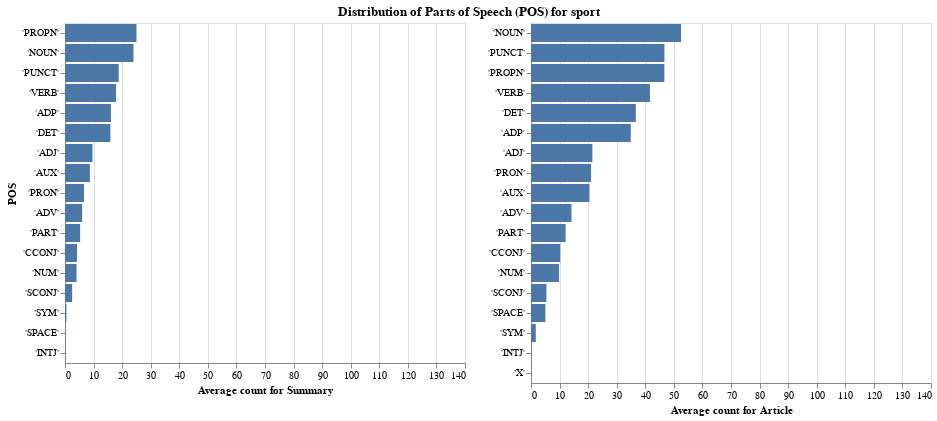

Here is the notebook cell this chart was saved with:
### Code cell
df = pd.DataFrame.from_dict(counts_df['Summaries/-sport-POS averages'][0].items()).rename(columns={0: 'POS', 1: 'avg'})
df_2 = pd.DataFrame.from_dict(counts_df['News Articles/-sport-POS averages'][0].items()).rename(columns={0: 'POS', 1: 'avg'})

create_comparison_viz(df, df_2, 'sport')

### Figure 1 — Vega-Lite specification as saved in the notebook (floating-point values rounded to 4 significant figures)
{"config": {"view": {"continuousWidth": 400, "continuousHeight": 300}, "title": {"anchor": "middle"}}, "hconcat": [{"hconcat": [{"data": {"name": "data-2d566ba477fa9a08d7e1b8b12bfe82e6"}, "mark": "bar", "encoding": {"x": {"field": "avg", "scale": {"domain": [0, 140]}, "title": "Average count for Summary", "type": "quantitative"}, "y": {"field": "POS", "sort": "-x", "title": "POS", "type": "ordinal"}}}, {"data": {"name": "data-0af008e087002ab67e0ad684e93f0914"}, "mark": "bar", "encoding": {"x": {"field": "avg", "scale": {"domain": [0, 140]}, "title": "Average count for Article", "type": "quantitative"}, "y": {"field": "POS", "sort": "-x", "title": "", "type": "ordinal"}}}]}], "title": "Distribution of Parts of Speech (POS) for sport", "$schema": "https://vega.github.io/schema/vega-lite/v4.17.0.json", "datasets": {"data-2d566ba477fa9a08d7e1b8b12bfe82e6": [{"POS": " 'PUNCT'", "avg": 18.8}, {"POS": " 'DET'", "avg": 15.89}, {"POS": " 'NOUN'", "avg": 23.96}, {"POS": " 'VERB'", "avg": 17.85}, {"POS": " 'ADV'", "avg": 5.99}, {"POS": " 'ADP'", "avg": 16.09}, {"POS": " 'PROPN'", "avg": 25.02}, {"POS": " 'CCONJ'", "avg": 4.22}, {"POS": " 'PRON'", "avg": 6.66}, {"POS": " 'ADJ'", "avg": 9.62}, {"POS": " 'AUX'", "avg": 8.71}, {"POS": " 'PART'", "avg": 5.29}, {"POS": " 'SCONJ'", "avg": 2.5}, {"POS": " 'NUM'", "avg": 4.05}, {"POS": " 'SYM'", "avg": 0.49}, {"POS": " 'INTJ'", "avg": 0.08}, {"POS": " 'SPACE'", "avg": 0.13}], "data-0af008e087002ab67e0ad684e93f0914": [{"POS": " 'PROPN'", "avg": 46.67}, {"POS": " 'PART'", "avg": 12.12}, {"POS": " 'VERB'", "avg": 41.63}, {"POS": " 'NOUN'", "avg": 52.51}, {"POS": " 'ADP'", "avg": 34.92}, {"POS": " 'SPACE'", "avg": 5.03}, {"POS": " 'AUX'", "avg": 20.47}, {"POS": " 'ADJ'", "avg": 21.48}, {"POS": " 'DET'", "avg": 36.68}, {"POS": " 'PUNCT'", "avg": 46.7}, {"POS": " 'SCONJ'", "avg": 5.39}, {"POS": " 'ADV'", "avg": 14.17}, {"POS": " 'CCONJ'", "avg": 10.23}, {"POS": " 'PRON'", "avg": 21.02}, {"POS": " 'NUM'", "avg": 9.82}, {"POS": " 'SYM'", "avg": 1.68}, {"POS": " 'X'", "avg": 0.03}, {"POS": " 'INTJ'", "avg": 0.11}]}}
